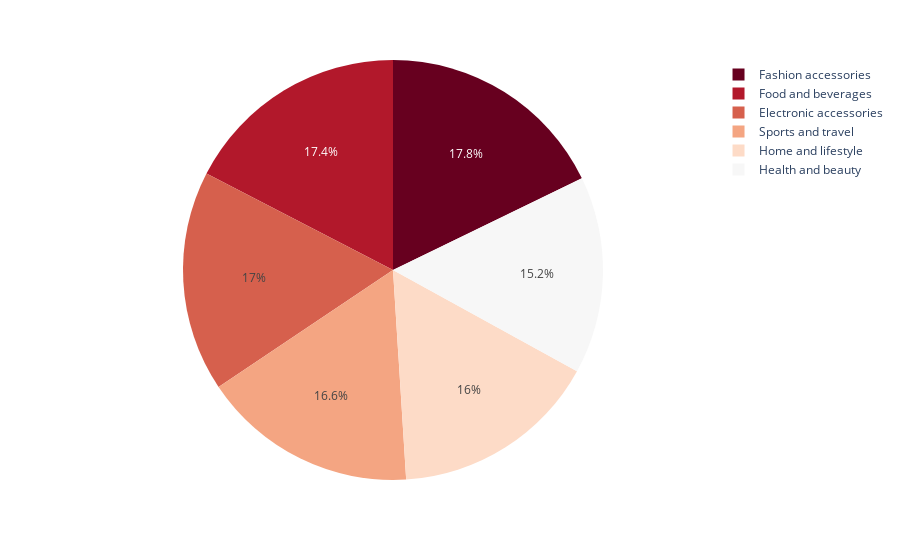

Write notebook code for a chart like this one.
### Code cell
px.pie(df,'Product line',color_discrete_sequence = px.colors.sequential.RdBu)

### Figure 1 — Plotly figure (JSON) as saved in the notebook; plotly's stock layout.template omitted (floating-point values rounded to 4 significant figures; data arrays with more than 128 entries replaced by an {"elided": "..."} marker saying what was removed)
{"data": [{"domain": {"x": [0, 1], "y": [0, 1]}, "hovertemplate": "Product line=%{label}<extra></extra>", "labels": {"elided": "1000 str values"}, "legendgroup": "", "name": "", "showlegend": true, "type": "pie"}], "layout": {"autosize": true, "legend": {"tracegroupgap": 0}, "margin": {"t": 60}, "piecolorway": ["rgb(103,0,31)", "rgb(178,24,43)", "rgb(214,96,77)", "rgb(244,165,130)", "rgb(253,219,199)", "rgb(247,247,247)", "rgb(209,229,240)", "rgb(146,197,222)", "rgb(67,147,195)", "rgb(33,102,172)", "rgb(5,48,97)"]}}
